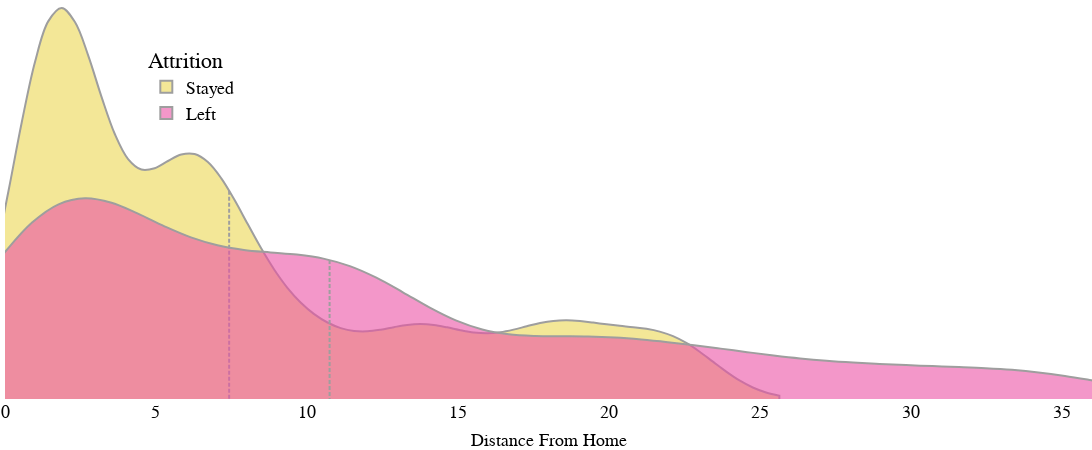

Notebook source saved alongside this figure:
### Code cell
fig = go.Figure()
fig.add_trace(go.Violin(y=[0 for x in df[df["Attrition"]==0]["DistanceFromHome"]],x=df[df["Attrition"]==0]["DistanceFromHome"], side="positive",name="Stayed", fillcolor='rgba(235, 216, 82,0.6)', line_color='rgb(158, 158, 158)', scalemode = 'width', scalegroup = 'one'))


fig.add_trace(go.Violin(y=[0 for x in df[df["Attrition"]==1]["DistanceFromHome"]],x=df[df["Attrition"]==1]["DistanceFromHome"], side="positive",name="Left", fillcolor='rgba(235, 82, 165,0.6)', line_color='rgb(158, 158, 158)', scalemode = 'width', scalegroup = 'one'))

#fig.add_shape(type="line",x0=-.25,y0=6.7,x1=.3,y1=6.7,line=dict(color="black",width=1))
fig.update_traces(orientation='h')
fig.update_traces(meanline_visible=True)
fig.update_layout(width=1200,height=450)
#hide background
fig.update_layout(plot_bgcolor='rgba(0,0,0,0)')
#Increase y axis tick font

#Set y axis font size
fig.update_yaxes(tickfont=dict(family='Arial', color='black', size=18))
#Set x axis font style
fig.update_xaxes(tickfont=dict(family='Arial', color='black', size=18))

#Set x axis range
fig.update_xaxes(range=[0,36])


#Increase legend font size
fig.update_layout(legend=dict(font=dict(family='Arial', color='black', size=18)))

#Remove Margins
fig.update_layout(margin=dict(l=0, r=0, t=0, b=0))

#Move Key Left
fig.update_layout(legend=dict(x=.13, y=.9))

#Rename Legend
fig.update_layout(legend_title_text='Attrition')
fig.update_layout(plot_bgcolor='rgba(0,0,0,0)', paper_bgcolor='rgba(0,0,0,0)')

#Remove x axis grid
fig.update_xaxes(showgrid=False)

#Remove y axis
fig.update_yaxes(showticklabels=False)

#Add X axis title
fig.update_xaxes(title_text='Distance From Home', title_font=dict(size=18, family='Arial', color='black'))

fig.show()

### Figure 1 — Plotly figure (JSON) as saved in the notebook; plotly's stock layout.template omitted (floating-point values rounded to 4 significant figures; data arrays with more than 128 entries replaced by an {"elided": "..."} marker saying what was removed)
{"data": [{"fillcolor": "rgba(235, 216, 82,0.6)", "line": {"color": "rgb(158, 158, 158)"}, "meanline": {"visible": true}, "name": "Stayed", "orientation": "h", "scalegroup": "one", "scalemode": "width", "side": "positive", "type": "violin", "x": {"elided": "3699 int values"}, "y": {"elided": "3699 int values"}}, {"fillcolor": "rgba(235, 82, 165,0.6)", "line": {"color": "rgb(158, 158, 158)"}, "meanline": {"visible": true}, "name": "Left", "orientation": "h", "scalegroup": "one", "scalemode": "width", "side": "positive", "type": "violin", "x": {"elided": "711 int values"}, "y": {"elided": "711 int values"}}], "layout": {"height": 450, "legend": {"font": {"color": "black", "family": "Arial", "size": 18}, "title": {"text": "Attrition"}, "x": 0.13, "y": 0.9}, "margin": {"b": 0, "l": 0, "r": 0, "t": 0}, "paper_bgcolor": "rgba(0,0,0,0)", "plot_bgcolor": "rgba(0,0,0,0)", "width": 1200, "xaxis": {"range": [0, 36], "showgrid": false, "tickfont": {"color": "black", "family": "Arial", "size": 18}, "title": {"font": {"color": "black", "family": "Arial", "size": 18}, "text": "Distance From Home"}}, "yaxis": {"showticklabels": false, "tickfont": {"color": "black", "family": "Arial", "size": 18}}}}
